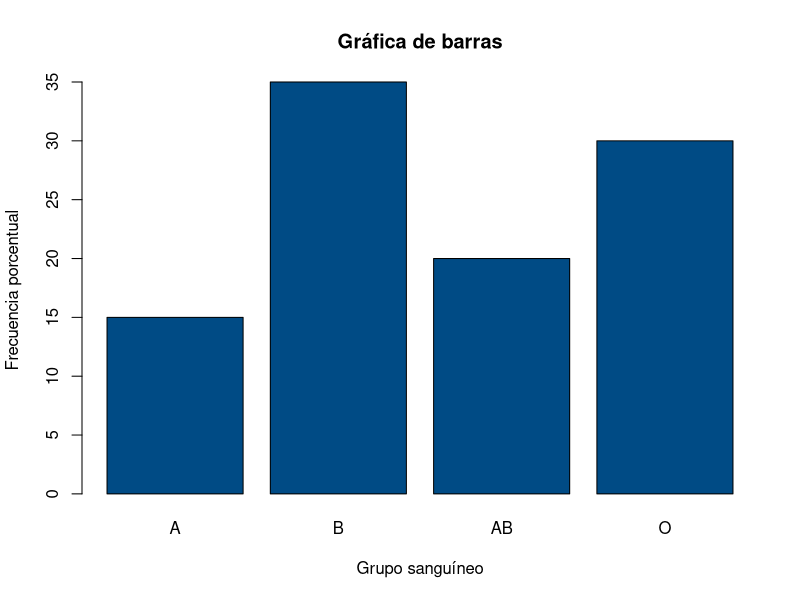
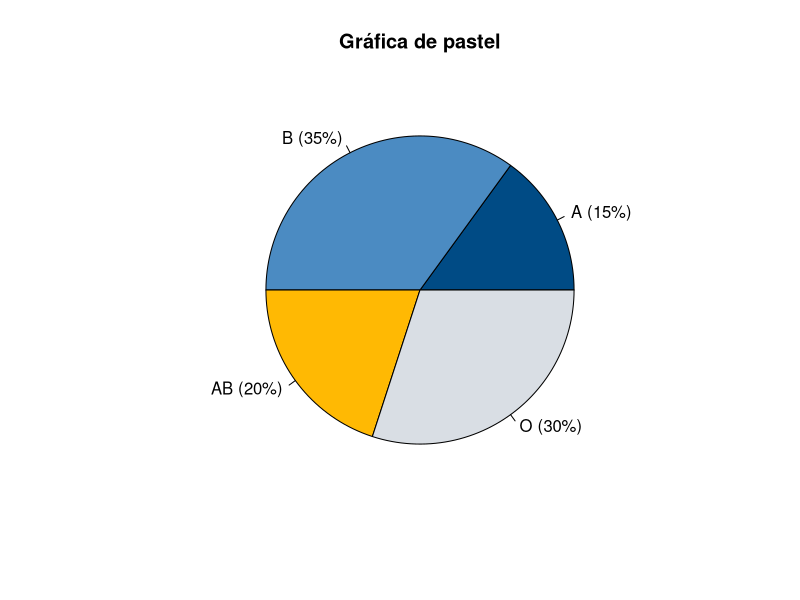
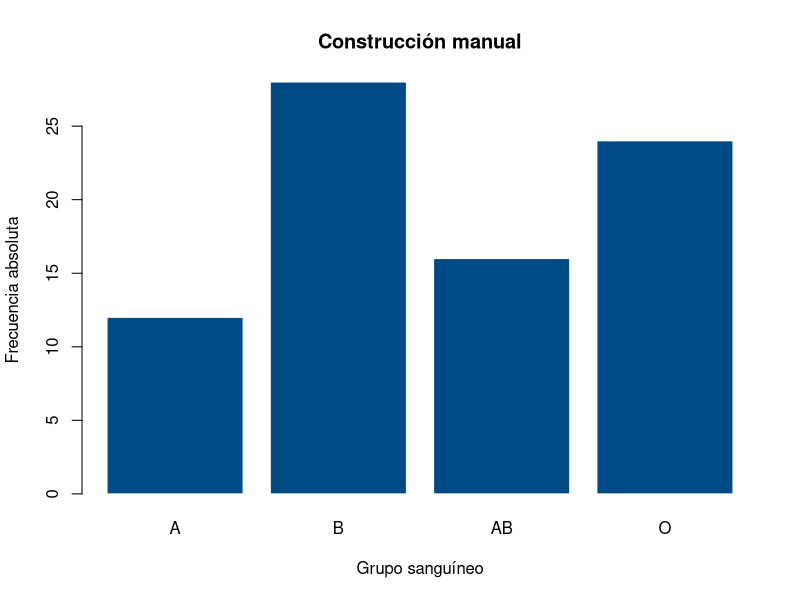
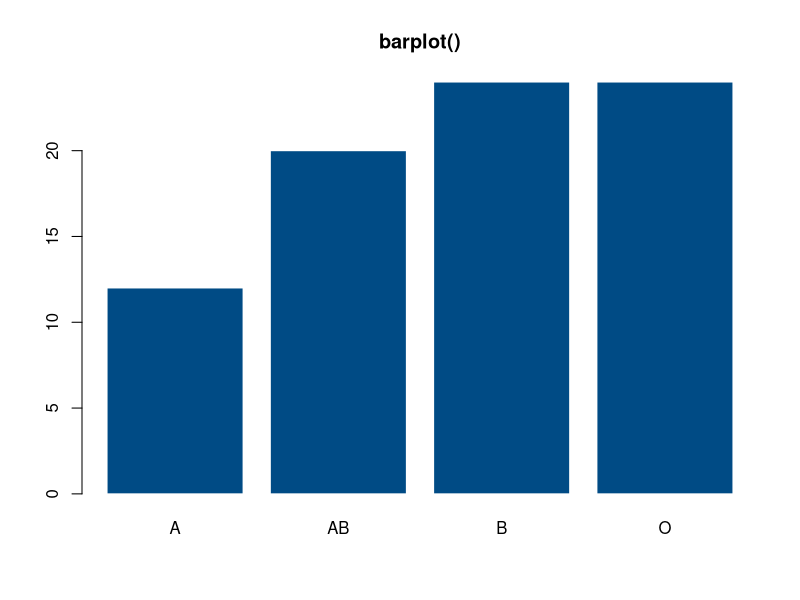
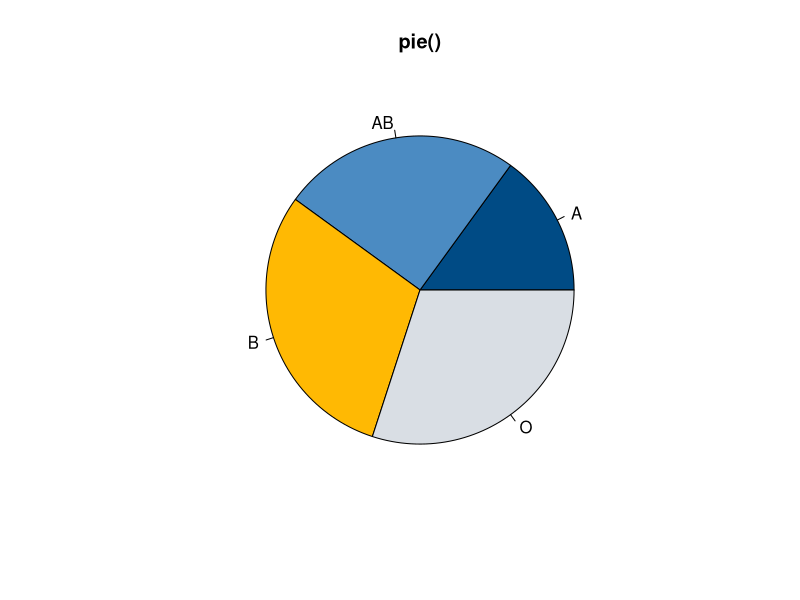
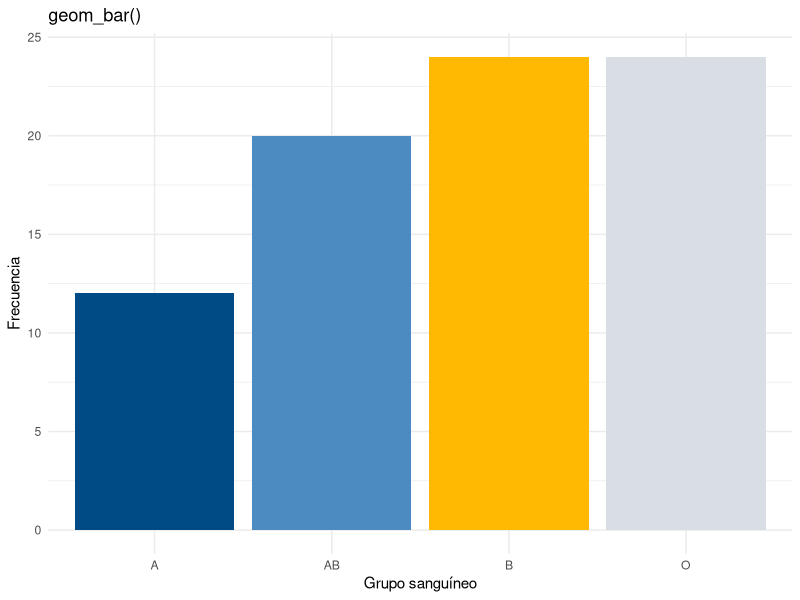
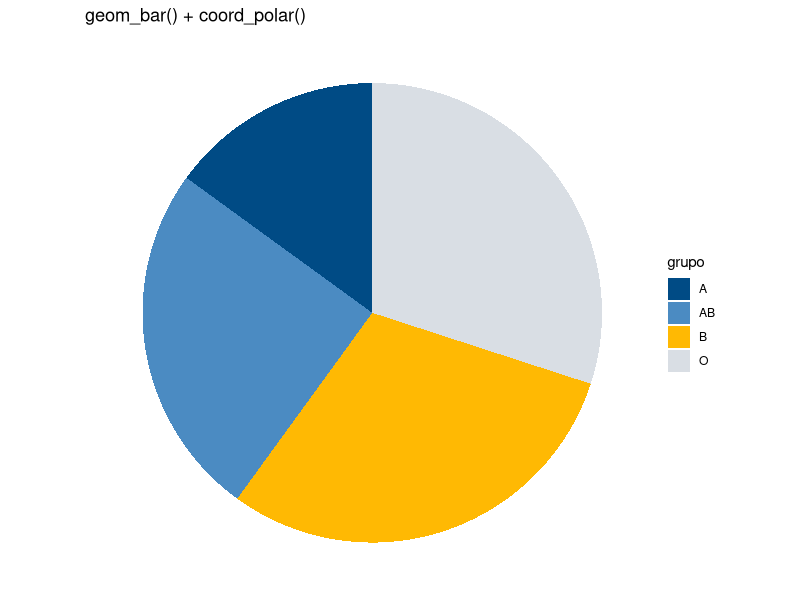
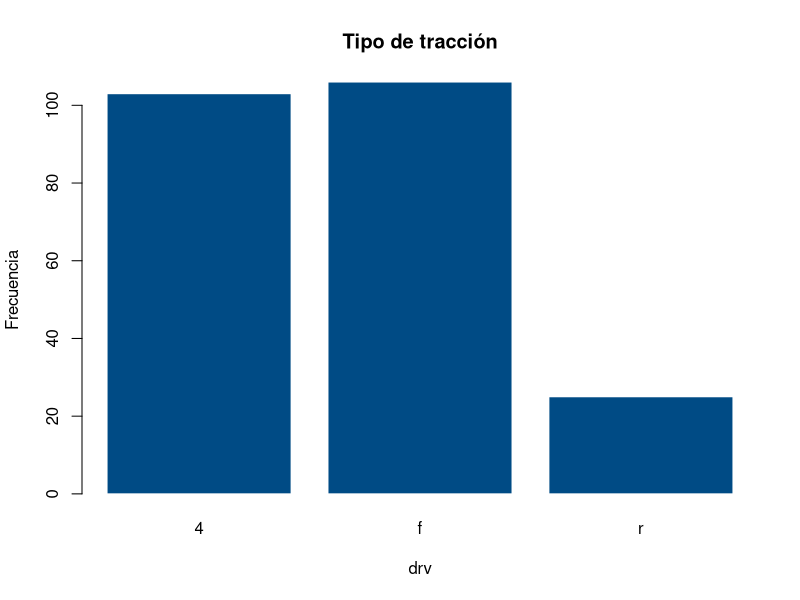

Write R code to recreate these figures, in order.
## ---- chunk 1
#| label: fig-barras-pastel
#| fig-cap: "Grupo sanguíneo de 80 personas — barras vs. pastel (datos: Rincón, 2017)"
#| layout-ncol: 2
f <- c(15, 35, 20, 30)
gs <- c("A", "B", "AB", "O")

barplot(f, names.arg = gs, col = "#004B85",
        xlab = "Grupo sanguíneo", ylab = "Frecuencia porcentual",
        main = "Gráfica de barras")

pie(f, labels = paste0(gs, " (", f, "%)"),
    col = c("#004B85", "#4B8BC2", "#FFB903", "#D9DEE4"),
    main = "Gráfica de pastel")
## ---- chunk 2
#| label: tbl-frecuencia-acumulada
#| tbl-cap: "Tabla de frecuencias completa para una variable ordinal"
nivel <- c("Bajo", "Medio", "Alto")
f_abs <- c(15, 21, 10)

tabla <- data.frame(
  Nivel = nivel,
  Frec_absoluta = f_abs,
  Frec_acumulada = cumsum(f_abs),
  Frec_relativa = round(f_abs / sum(f_abs), 3),
  Frec_rel_acumulada = round(cumsum(f_abs) / sum(f_abs), 3)
)
knitr::kable(tabla)
## ---- chunk 3
# Datos: grupos sanguíneos (frecuencias observadas de 80 personas)
categorias <- c("A", "B", "AB", "O")
f_abs <- c(12, 28, 16, 24)
n <- sum(f_abs)

tabla_manual <- data.frame(
  Categoria       = categorias,
  Frec_absoluta   = f_abs,
  Frec_relativa   = f_abs / n,
  Frec_porcentual = 100 * f_abs / n
)
tabla_manual
## ---- chunk 4
barplot(f_abs, names.arg = categorias, col = "#004B85", border = "white",
        xlab = "Grupo sanguíneo", ylab = "Frecuencia absoluta",
        main = "Construcción manual")
## ---- chunk 5
set.seed(1)
# Simulamos los 80 registros individuales a partir de las proporciones
sangre <- sample(c("A","B","AB","O"), 80, replace = TRUE,
                 prob = c(0.15, 0.35, 0.20, 0.30))

tabla_base <- table(sangre)
tabla_base
prop.table(tabla_base)          # frecuencia relativa
prop.table(tabla_base) * 100    # frecuencia porcentual
## ---- chunk 6
#| layout-ncol: 2
barplot(tabla_base, col = "#004B85", border = "white", main = "barplot()")
pie(tabla_base, col = c("#004B85","#4B8BC2","#FFB903","#D9DEE4"), main = "pie()")
## ---- chunk 7
#| message: false
library(tidyverse)

datos_sangre <- data.frame(grupo = sangre)

tabla_tidy <- datos_sangre |>
  count(grupo, name = "Frec_absoluta") |>
  mutate(
    Frec_relativa   = Frec_absoluta / sum(Frec_absoluta),
    Frec_porcentual = round(100 * Frec_relativa, 1)
  )
tabla_tidy
## ---- chunk 8
#| message: false
library(ggplot2)

ggplot(datos_sangre, aes(x = grupo, fill = grupo)) +
  geom_bar() +
  scale_fill_manual(values = c("#004B85","#4B8BC2","#FFB903","#D9DEE4")) +
  labs(x = "Grupo sanguíneo", y = "Frecuencia", title = "geom_bar()") +
  theme_minimal() +
  theme(legend.position = "none")
## ---- chunk 9
ggplot(datos_sangre, aes(x = "", fill = grupo)) +
  geom_bar(width = 1) +
  coord_polar("y") +
  scale_fill_manual(values = c("#004B85","#4B8BC2","#FFB903","#D9DEE4")) +
  labs(x = NULL, y = NULL, title = "geom_bar() + coord_polar()") +
  theme_void()
## ---- chunk 10
library(ggplot2)
table(mpg$drv)
## ---- chunk 11
prop.table(table(mpg$drv)) * 100
## ---- chunk 12
barplot(table(mpg$drv), col = "#004B85", border = "white",
        main = "Tipo de tracción", xlab = "drv", ylab = "Frecuencia")
## ---- chunk 13
pacientes <- c(1,1,2,0,0,5,1,2,3,4,1,1,2,2,3,4,4,3,2,0,
               0,1,2,2,3,4,4,5,0,1)

f_abs <- table(pacientes)
tabla_pacientes <- data.frame(
  Pacientes         = as.numeric(names(f_abs)),
  Frec_absoluta     = as.vector(f_abs),
  Frec_acumulada    = cumsum(as.vector(f_abs)),
  Frec_relativa     = round(as.vector(f_abs) / length(pacientes), 2),
  Frec_rel_acumulada = round(cumsum(as.vector(f_abs)) / length(pacientes), 2)
)
tabla_pacientes
